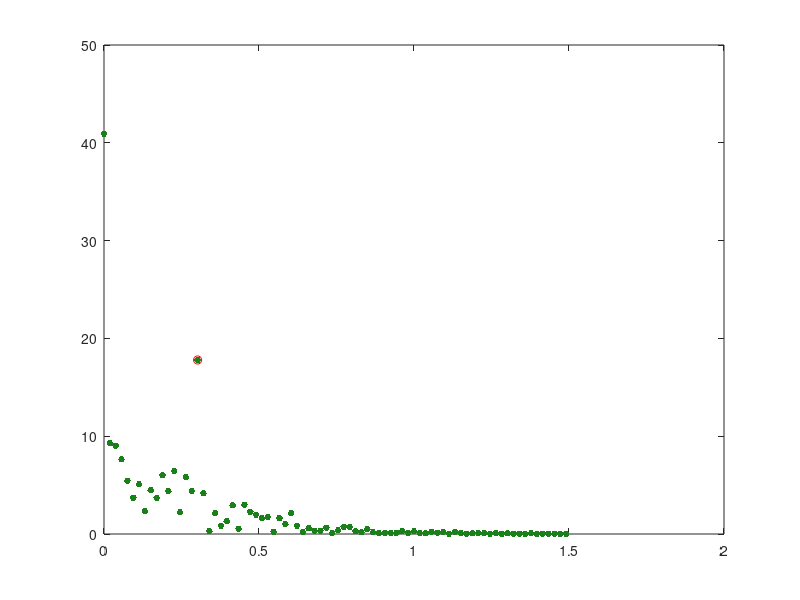

MATLAB code for this plot: (Note: this script raises an error after producing the figure.)
clear all; close all; clc
%%% Here we calculate the Fourier Spectrum of oscillations
A = load('MdmxsiRNA_data.mat');
Before = zeros(170,96);
During = zeros(170,96);
After = zeros(170,96);
cg = 0;
Cel = zeros(170*2+1,96);
CH = zeros(96,1);
x = linspace(-170,170,341);
AllP = [];
for i = 1:101
    %for i = 1:101
    i;
    F1m = A.data(1,i).mitosis{1};
    F1 = A.data(:,i).YFP;
    if (F1(end)>0)
        M = min(F1m);
        if (M == 0)
            M = 1;
        end
        
        cg = cg+1;
        g = find(F1(F1m(1)+1:F1m(1)+15) == max(F1(F1m(1)+1:F1m(1)+15)))+F1m(1)+1;
        
        si = 171-M+1; sf = 170*2-M+1;
        Before(end-M+1:end,cg) = F1(1:M);
        L = find(F1 < mean(F1)); LL = L(min(find(L > g)));
        During(1:LL-M,cg) = F1(M:LL-1);
        After(1:170-LL,cg) = F1(LL+1:end);
        Cel(si:sf,cg) = F1';
        CH(cg,1) = max(During(:,cg));
        
        l = linspace(0,length(After(1:170-LL))/3,length(After(1:170-LL)));
        l2 = linspace(0,length(After(1:170-LL))/3,10*length(After(1:170-LL)));
        
        
        Fs = 3;  T = 1/Fs;
        X1 = After(1:170-LL,1);
        Y1 = fft(X1)/1;
        L = length(X1);
        P2 = (abs(Y1/L)); P1 = P2(1:L/2+1);
        P1(2:end-1) = 2*P1(2:end-1);
        f = Fs*(0:(L/2))/L; [apD bpD] = max(P1(10:end));
        plot(f,P1,'.','color',[0.1 0.5 0.1],'MarkerSize',15); hold on; plot(f(bpD+9),apD,'ro');
        AllP = [AllP;1/f(bpD+9)];
        goodplot
    end
    
end
goodplot;
figure
h = histfit(AllP,10,'Gamma'); goodplot
set(h(1),'facecolor',[0.9 0.99 0.9]); 
set(h(1),'edgecolor',[0.1 0.5 0.1],'--','LineWidth',4); 
set(h(2),'color',[0.1 0.9 0.0],'LineWidth',4)
